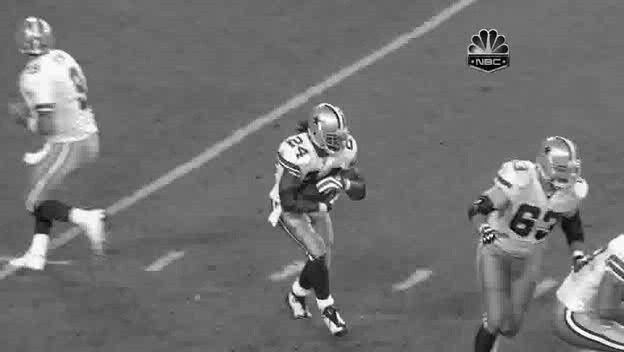
#> input picture Task 2 Lucas-Kanade-Tracking/lucas_kanade/Football/img/0001.jpg, 624 x 352 px; its folder holds only this picture in this run
$ jupyter execute --allow-errors 'Task 2. Lucas-Kanade algorithm. OpenCV.ipynb'
#> lines starting #> are read from the running program, lines starting #| are printed output that depends on the picture
As a template I use this tutorial https://opencv-python-tutroals.readthedocs.io/en/latest/py_tutorials/py_video/py_lucas_kanade/py_lucas_kanade.html

[cell 1]
import numpy as np
import cv2
import os
from matplotlib import pyplot as plt

[cell 2]
PATH = './lucas_kanade/'
PATH_TO_FRAMES = './lucas_kanade/Football/img/'

[cell 3]
frames = sorted(os.listdir(PATH_TO_FRAMES))

[cell 4]
# params for ShiTomasi corner detection
feature_params = dict( maxCorners = 30,
                       qualityLevel = 0.3,
                       minDistance = 9,
                       blockSize = 9 )

# Parameters for lucas kanade optical flow
lk_params = dict( winSize  = (15,15),
                  maxLevel = 0,  # here I've set maxLevel=0 to forbid using piramid extention to LK method.
                 # it will be applied in the next task
                  criteria = (cv2.TERM_CRITERIA_EPS | cv2.TERM_CRITERIA_COUNT, 10, 0.3))

# Create some random colors
color = np.random.randint(0,255,(100,3))

# Take first frame and find corners in it
old_frame = cv2.imread(PATH_TO_FRAMES + frames[0])
#> old_frame is the input picture: shape (352, 624, 3); min 0, max 255, mean 113.5

old_gray = cv2.cvtColor(old_frame, cv2.COLOR_BGR2GRAY)
p0 = cv2.goodFeaturesToTrack(old_gray, mask = None, **feature_params)
#> p0 = 30 rows, first 8: [484, 32], [300, 153], [494, 32], [475, 61], [486, 239], [348, 146], [298, 144], [471, 48]

# Create a mask image for drawing purposes
mask = np.zeros_like(old_frame)

# create video writer
ft="XVID"
fourcc = cv2.VideoWriter_fourcc(*'MP4V')
height , width , layers =  old_frame.shape
#> height = 352; width = 624; layers = 3
#> `p1, st, err = cv2.calcOpticalFlowPyrLK(old_gray, frame_gray, p0, None,..`: p1 has the same summary as p0; st = 30 values from 1 to 1; err = 30 values from 0 to 0
#> `good_new = p1[st==1]`: good_new = 30 pairs, first value 273 to 608, second value 32 to 327
#> `good_old = p0[st==1]`: good_old has the same summary as good_new
#> the loop `for i,(new,old) in enumerate(zip(good_new,good_old)):` made 30 passes
#> after the loop `for i,(new,old) in enumerate(zip(good_new,good_old)):`:
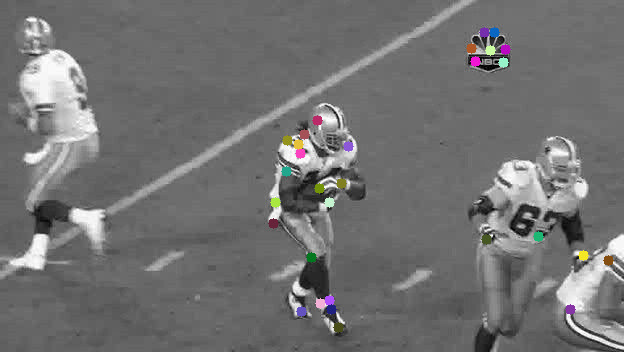
#> frame: shape (352, 624, 3); mean B, G, R 113.3, 113.3, 113.5
#> after the loop `for i,(new,old) in enumerate(zip(good_new,good_old)):`:
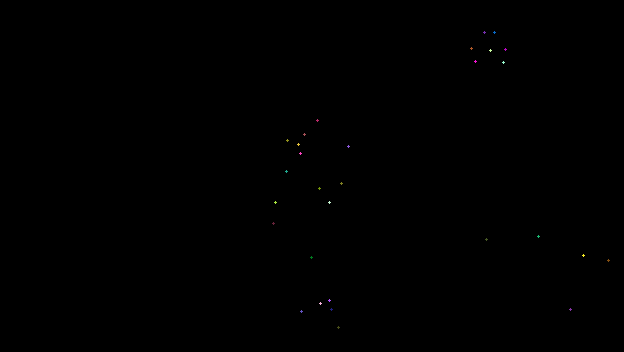
#> mask: shape (352, 624, 3); mean of channels 0, 1, 2 0.1, 0.1, 0.1; drawn as B, G, R
video = cv2.VideoWriter(PATH + 'without_piramid_football' + '.mp4', fourcc, 12., (width,height))

# here I take only first 100 frames to make video clearer
N = 100
#> (the rest of this cell did not finish here and is left out)
